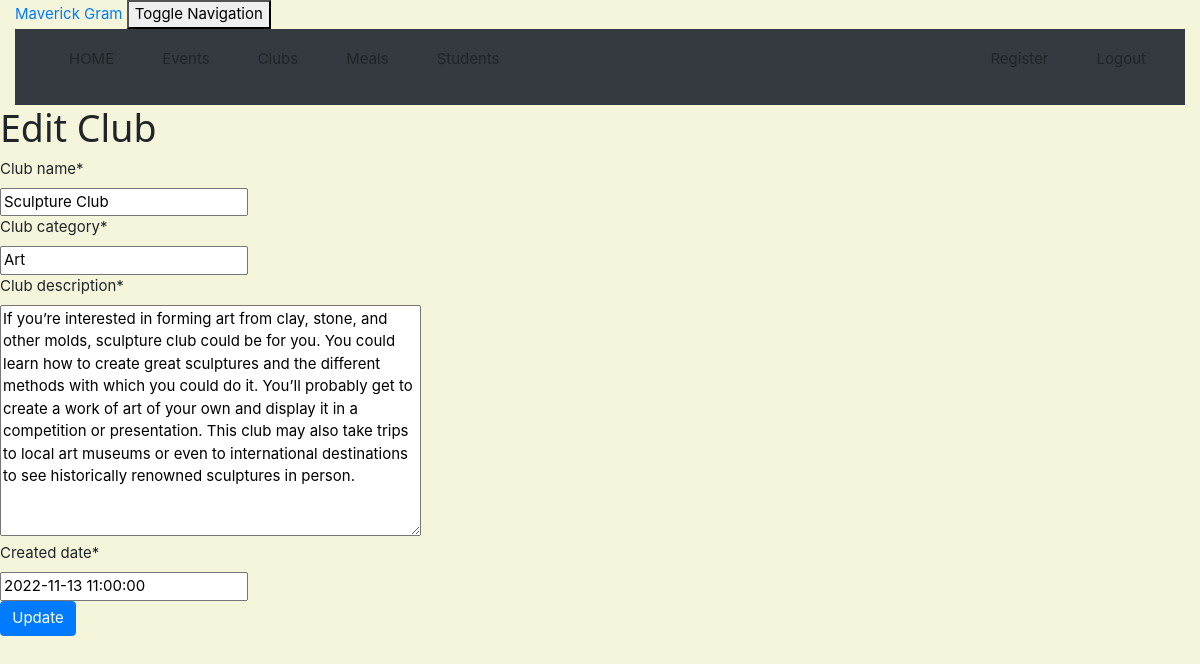
Page /club/9/edit/ (signed in) on the earlier database version.
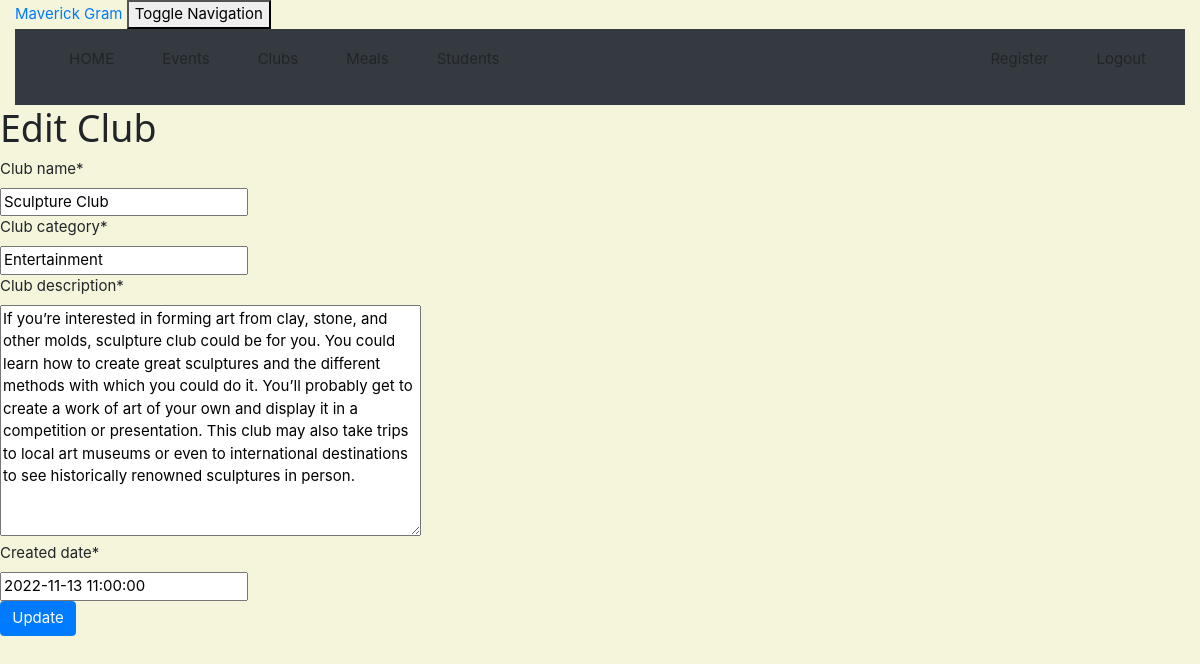
Same page on the later database version.
### crm/models.py (models this page shows, shortened)
class Club(models.Model):
    club_name = models.CharField(max_length=100)
    club_category = models.CharField(max_length=100)
    club_description = models.TextField()
    created_date = models.DateTimeField(
        default=timezone.now)

### crm/views.py (the view)
# urls.py: path('club/<int:pk>/edit/', views.club_edit, name='club_edit'),
@staff_member_required
def club_edit(request, pk):
    club = get_object_or_404(Club, pk=pk)
    if request.method == "POST":
        form = ClubForm(request.POST, instance=club)
        if form.is_valid():
            club = form.save(commit=False)
            club.updated_date = timezone.now()
            club.save()
            club = Club.objects.filter()
            return render(request, 'crm/club_list.html',
                          {'clubs': club})
    else:
        form = ClubForm(instance=club)
    return render(request, 'crm/club_edit.html', {'form': form})

### crm/forms.py
class ClubForm(forms.ModelForm):
    class Meta:
        model = Club
        fields = ( 'club_name', 'club_category', 'club_description', 'created_date')

### crm/templates/crm/club_edit.html (shortened to what this page needs)
<!DOCTYPE html>
<html lang="en">
{% extends 'crm/base.html' %}
{% load crispy_forms_tags %}
{% block content %}
    <h1>Edit Club</h1>
    <form method="POST" class="customer-form">{% csrf_token %}
        {{ form|crispy }}
        <button type="submit" class="btn btn-primary">Update</button>
    </form>
{% endblock %}

Differences in the rows shown:
changed Club "Sculpture Club": club_category "Art" → "Entertainment"
